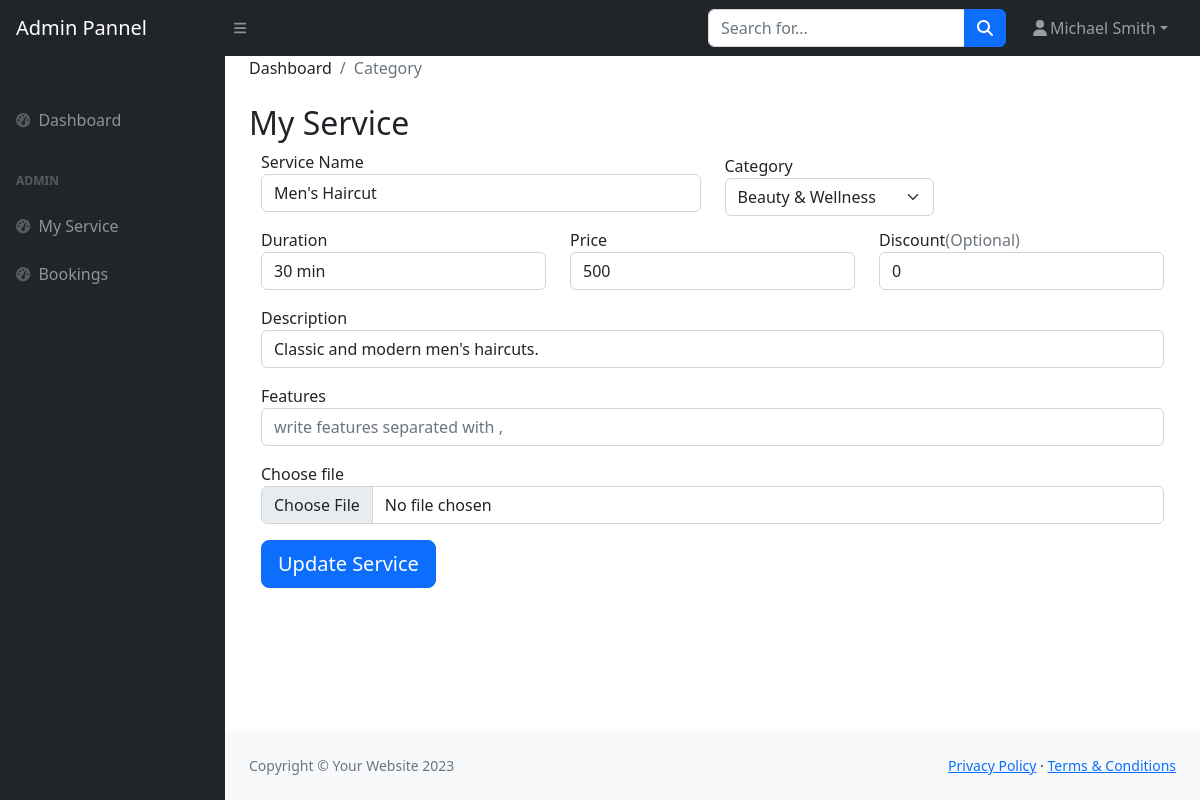
The app's page /service_engineer/modify.php (signed in) with its own data.
### tables this page shows
CREATE TABLE `services` (
  `sid` int(11) NOT NULL,
  `sname` varchar(255) NOT NULL,
  `srating` int(11) NOT NULL,
  `sprice` int(11) NOT NULL,
  `sduration` varchar(10) NOT NULL,
  `sdes` varchar(255) NOT NULL,
  `sfeatures` varchar(255) NOT NULL,
  `scategory` int(11) NOT NULL,
  `simage` varchar(255) NOT NULL,
  `sattraction` varchar(255) DEFAULT NULL,
  `sdiscount` int(11) DEFAULT NULL,
  `screate` timestamp NOT NULL DEFAULT current_timestamp(),
  `created_by` int(11) DEFAULT NULL,
  `updated_by` int(11) DEFAULT NULL
);

CREATE TABLE `category` (
  `cid` int(11) NOT NULL,
  `cname` varchar(255) DEFAULT NULL
);

### service_engineer/modify.php (the view, shortened to what this page needs)
<?php require("./components/header.php");
$seID = isset($_SESSION['se_info']['pid']) ? $_SESSION['se_info']['pid'] : 0;
$is_service_created = false;
$rec = ['sname' => '', 'scategory' => '', 'sduration' => '', 'sprice' => '', 'sdiscount' => '', 'sdes' => '', 'sfeatures' => ''];
if ($seID) {
    $src = "SELECT * FROM services WHERE created_by=$seID";
    $rs = mysqli_query($conn, $src);
    if (mysqli_num_rows($rs) > 0) {
        $rec = mysqli_fetch_assoc($rs);
        $is_service_created = true;
    }
}
?>
<main>
    <div class="container-fluid px-4">
        <ol class="breadcrumb mb-4">
            <li class="breadcrumb-item">Dashboard</li>
            <li class="breadcrumb-item active">Category</li>
        </ol>
        <h2 class="mt-4">My Service</h2>
        <div class="order-md-1 container">
            <form class="needs-validation" method="post" enctype="multipart/form-data">
                <div class="row">
                    <div class="col-md-6 mb-3">
                        <label for="firstName">Service Name </label>
                        <input type="text" class="form-control" id="firstName" placeholder="" name="sname" value="<?php echo $rec['sname'] ?>" required="">
                    </div>
                    <div class="col-auto my-1">
                        <label class="mr-sm-2" for="inlineFormCustomSelect">Category</label>
                        <select class="form-select" id="scategory" name="scategory">
                            <?php
                            if (isset($rec['scategory']) && !$rec['scategory'] == '') {
                                $cid = $rec['scategory'];
                                $sql2 = "SELECT * FROM category where cid = $cid";
                                $result2 = $conn->query($sql2);
                                $row2 = $result2->fetch_assoc();
                                echo "<option selected value='" . $row2['cid'] . "'>" . $row2['cname'] . "</option>";
                            }
                            ?>
                        </select>
                    </div>
                </div>
                <div class="row">
                    <div class="col-md-4 mb-3">
                        <label for="lastName">Duration</label>
                        <input type="text" class="form-control" id="lastName" placeholder="hrs" name="sduration" value="<?php echo $rec['sduration'] ?>" required="">
                    </div>
                    <div class="col-md-4 mb-3">
                        <label for="address">Price</label>
                        <input type="number" class="form-control" id="address" placeholder="price" required="" name="sprice" value="<?php echo $rec['sprice'] ?>">
                    </div>
                    <div class="col-md-4 mb-3">
                        <label for="address2">Discount<span class="text-muted">(Optional)</span></label>
                        <input type="number" class="form-control" id="address2" placeholder="" name="sdiscount" value="<?php echo $rec['sdiscount'] ?>">
                    </div>
                </div>
                <div class="mb-3">
                    <label for="description">Description</label>
                    <div class="input-group">
                        <input type="text" class="form-control" id="description" placeholder="Write a short description" required="" name="sdes" value="<?php echo $rec['sdes'] ?>">
                    </div>
                </div>
                <div class="mb-3">
                    <label for="features">Features</label>
                    <input type="text" class="form-control" id="features" placeholder="write features separated with ," name="sfeatures" value="<?php echo $rec['sfeatures']; ?>">
                </div>
                <div class="mb-3">
                    <div class="custom-file">
                        <label class="custom-file-label" for="customFile">Choose file</label>
                        <input type="file" class="form-control" id="simage" name="simage" accept="image/*" required>
                    </div>
                </div>
                <?php
                if ($is_service_created) { ?>
                    <button class="btn btn-primary btn-lg btn-block" name="update">Update Service</button>
                <?php
                } else { ?>
                    <button class="btn btn-primary btn-lg btn-block" name="add">Add Service</button>
                <?php }
                ?>
            </form>
        </div>
    </div>
</main>
<?php require('./components/footer.php') ?>

### records on screen
services: sname "Men's Haircut", scategory "Beauty & Wellness", sduration "30 min", sprice "500", sdiscount "0", sdes "Classic and modern men's haircuts."

### other values on screen
$_SESSION['se_info']['fname'] "Michael"
$_SESSION['se_info']['lname'] "Smith"
